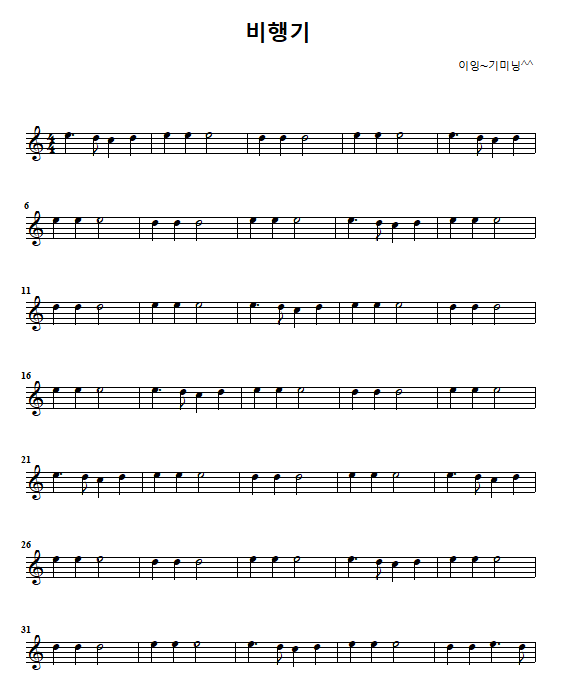
#> input picture sungjin/airplane.png, 566 x 691 px
$ python -i modules.py   (imports and definitions only)
#> lines starting #> are read from the running program, lines starting #| are printed output that depends on the picture; after the words box and inside, x2 and y2 are one past the last pixel; in counts of white or black regions, pixels touching at a corner belong together
#> further down, picture is the input picture: shape (691, 566, 3); mean B, G, R 239.3, 239.3, 239.3
### sungjin/functions.py
# functions.py
import cv2

def threshold(image):
    image = cv2.cvtColor(image, cv2.COLOR_BGR2GRAY)
    ret, image = cv2.threshold(image, 127, 255, cv2.THRESH_BINARY_INV | cv2.THRESH_OTSU)
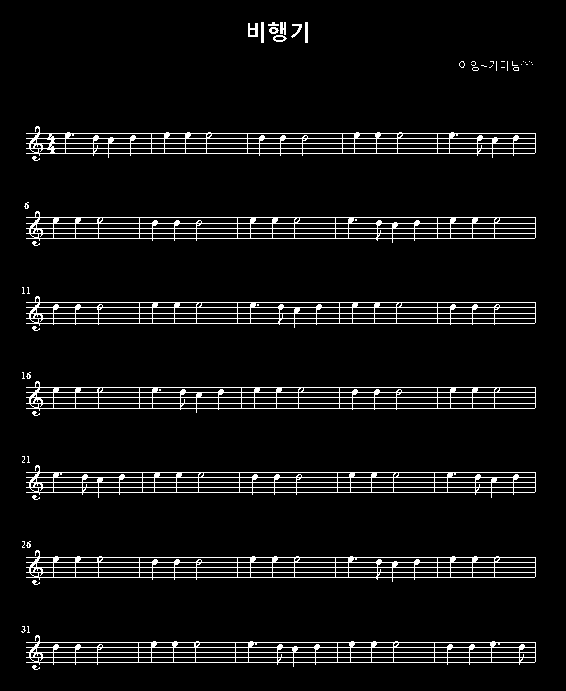
#> image: shape (691, 566); 6.2% white in thin lines or dots, all inside (x1, y1, x2, y2) = (21, 22, 536, 670)
#> ret = 126
    return image

### sungjin/modules.py
import cv2
import numpy as np
import functions as fs

def remove_noise(image):
    image = fs.threshold(image)  # 이미지 이진화
    mask = np.zeros(image.shape, np.uint8)  # 보표 영역만 추출하기 위해 마스크 생성

    cnt, labels, stats, centroids = cv2.connectedComponentsWithStats(image)  # 레이블링
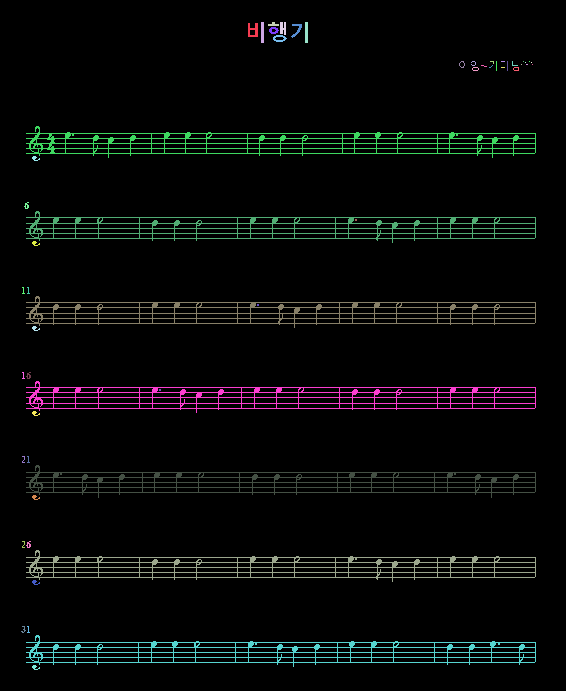
#> labels: shape (691, 566) int32; 56 distinct labels, from 0 to 55; one colour per label, 0 black
#> cnt = 56; stats = 56 rows, first 6: [0, 0, 566, 691, 367023], [248, 23, 10, 14, 90], [261, 22, 3, 21, 63], [268, 22, 11, 4, 28], [280, 22, 6, 13, 64], [305, 22, 3, 21, 63]; centroids = 56 pairs, first value 22.9 to 532, second value 24.07 to 667
    for i in range(1, cnt):
        x, y, w, h, area = stats[i]
        if w > image.shape[1] * 0.5:  # 보표 영역에만
            cv2.rectangle(mask, (x, y, w, h), (255, 0, 0), -1)  # 사각형 그리기
#> this loop made 55 passes
#> (x, y, w, h, area) on passes 1, 2, 3, 4, 5, 6, 7, 8, 28, 29, 30, 31: (248, 23, 10, 14, 90), (261, 22, 3, 21, 63), (268, 22, 11, 4, 28), (280, 22, 6, 13, 64), (305, 22, 3, 21, 63), (291, 24, 11, 14, 57), (269, 27, 10, 7, 44), (273, 35, 14, 7, 53), (26, 126, 510, 32, 3407), (32, 156, 8, 5, 21), (24, 202, 5, 7, 20), (26, 211, 510, 32, 3301)
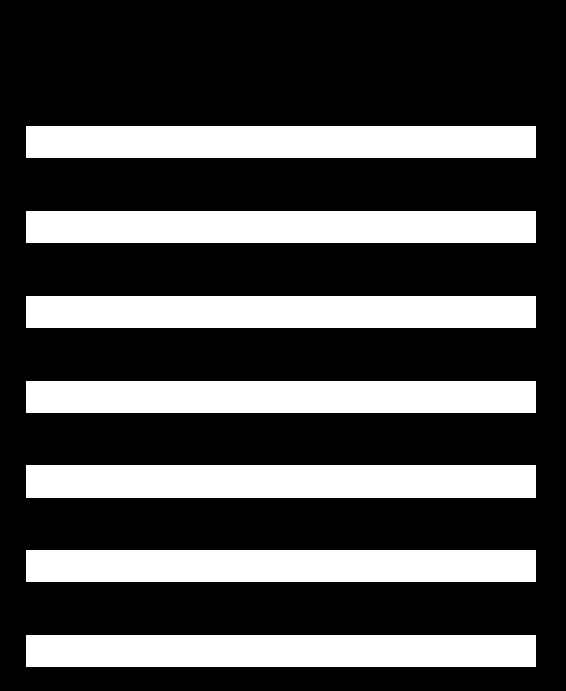
#> mask: shape (691, 566); 29.3% white; 7 white regions, largest, box (x1, y1, x2, y2) and area: (26, 465, 536, 498) 16830, (26, 126, 536, 158) 16320, (26, 211, 536, 243) 16320

    masked_image = cv2.bitwise_and(image, mask)  # 보표 영역 추출
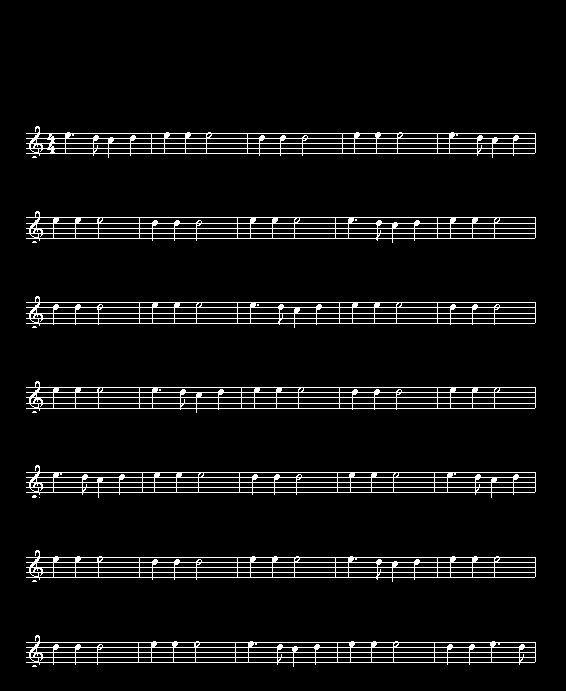
#> masked_image: shape (691, 566); 6% white in thin lines or dots, all inside (x1, y1, x2, y2) = (26, 126, 536, 667)

    return masked_image

>>> import cv2
>>> picture = cv2.imread('airplane.png')
>>> result = remove_noise(picture)

$ run again, on sungjin/music.png
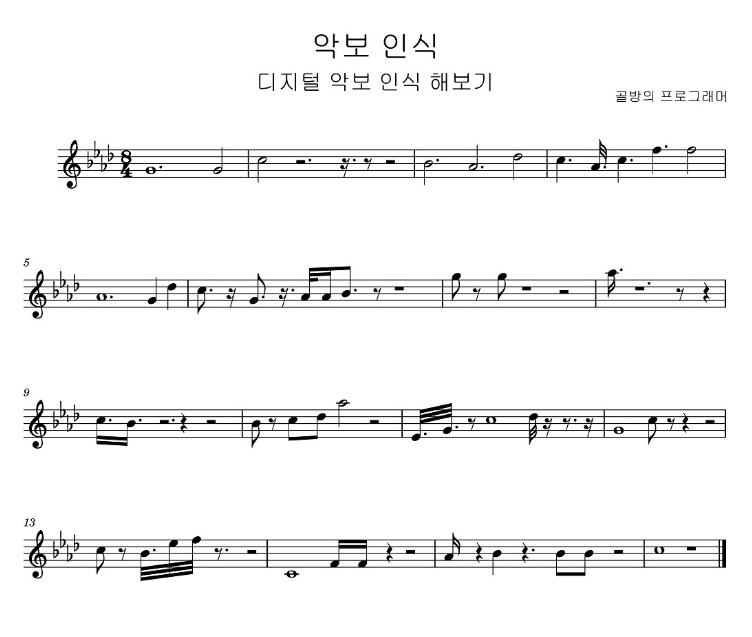
#> input picture sungjin/music.png, 752 x 637 px
#> picture is the input picture: shape (637, 752, 3); min 0, max 255, mean 243.8
#> in threshold, `ret, image = cv2.threshold(image, 127, 255, cv2.THRESH_BINARY_INV | cv..`:
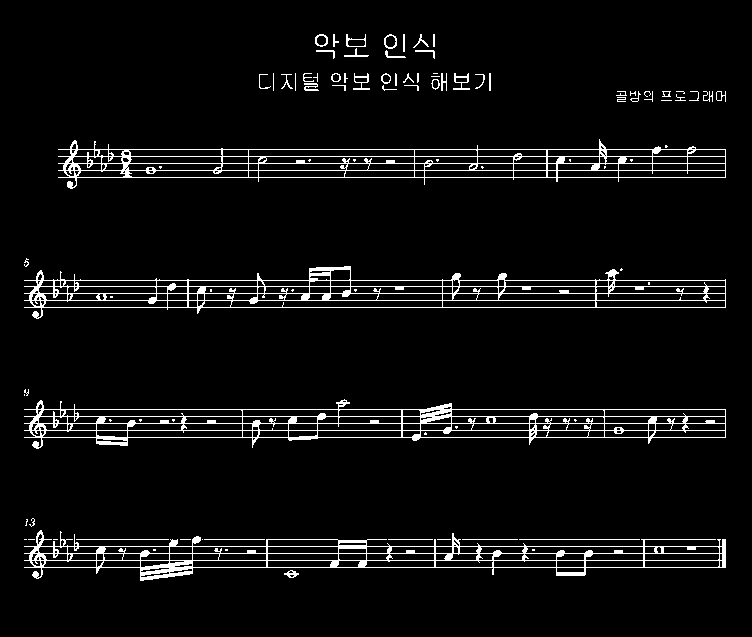
#> image: shape (637, 752); 5.1% white in thin lines or dots, all inside (x1, y1, x2, y2) = (24, 34, 726, 581)
#> ret = 159
#> labels: shape (637, 752) int32; 94 distinct labels, from 0 to 93
#> cnt = 94; stats = 94 rows, first 6: [0, 0, 752, 637, 454649], [315, 34, 13, 13, 70], [333, 34, 6, 13, 34], [346, 34, 20, 13, 80], [384, 34, 13, 15, 72], [403, 34, 2, 18, 36]; centroids = 94 pairs, first value 24 to 720.8, second value 39.83 to 573.6
#> the loop in remove_noise, `for i in range(1, cnt):` made 93 passes
#> (x, y, w, h, area) on passes 1 to 8: (315, 34, 13, 13, 70), (333, 34, 6, 13, 34), (346, 34, 20, 13, 80), (384, 34, 13, 15, 72), (403, 34, 2, 18, 36), (413, 34, 16, 14, 48), (433, 34, 2, 13, 26), (344, 48, 25, 9, 62)
#> in remove_noise, `masked_image = cv2.bitwise_and(image, mask)`:
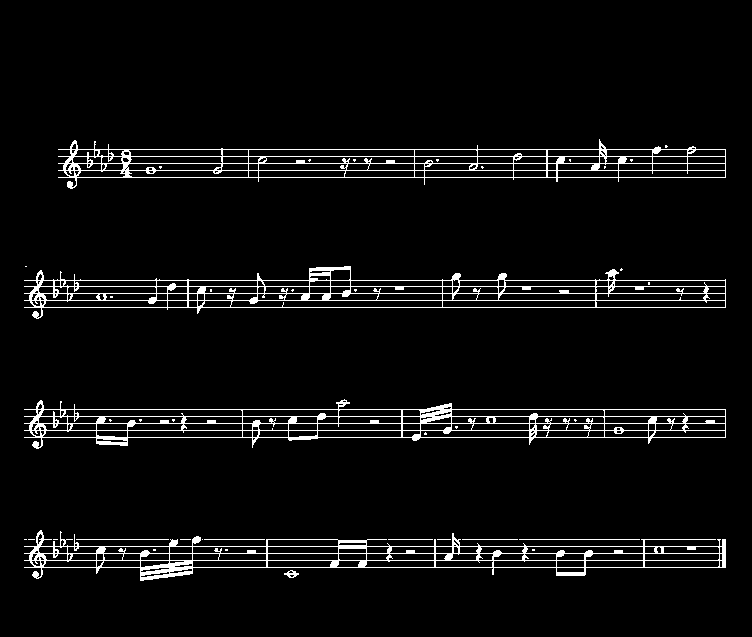
#> masked_image: shape (637, 752); 4.7% white in thin lines or dots, all inside (x1, y1, x2, y2) = (24, 139, 726, 581)
